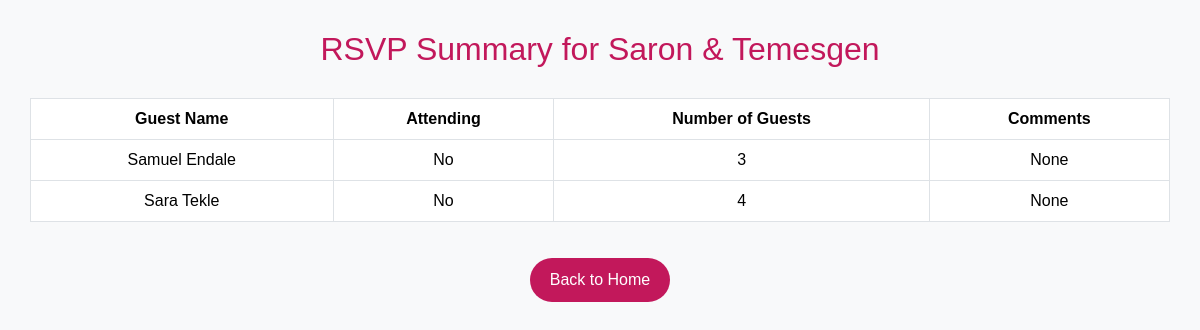
/rsvp-summary/, run on an earlier commit of the app's database.
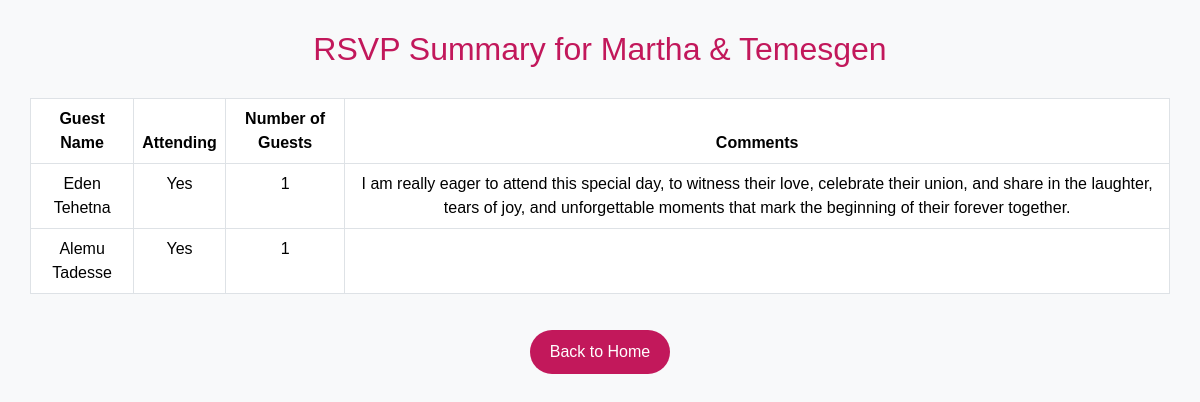
And on a later commit of the database.
### ForeverLove/models.py (models this page shows, shortened)
class Wedding(models.Model):
    bride_name = models.CharField(max_length=100, null=True, blank=True)
    groom_name = models.CharField(max_length=100, null=True, blank=True)
    wedding_date = models.DateField( null=True, blank=True)
    location = models.CharField(max_length=200, null=True, blank=True)
    story = models.TextField(null=True, blank=True)
    herStory=models.TextField(null=True, blank=True)
    hisStory=models.TextField(null=True, blank=True)
    how_we_met=models.TextField(null=True, blank=True)
    dateOfMeet=models.DateField(null=True, blank=True)
    first_date=models.TextField(null=True, blank=True)
    dateOfDate=models.DateField(null=True, blank=True)
    proposal=models.TextField(null=True, blank=True)
    dateOfProposal=models.DateField(null=True, blank=True)
    engagement=models.TextField(null=True, blank=True)
    dateOfEngagement=models.DateField(null=True, blank=True)
    marriage=models.TextField(null=True, blank=True)

class RSVP(models.Model):
    wedding = models.ForeignKey(Wedding, on_delete=models.CASCADE)
    guest = models.ForeignKey(Guest, on_delete=models.CASCADE)
    attending = models.BooleanField(null=True)
    number_of_guests=models.IntegerField(null=True, blank=True)
    comment=models.TextField(null=True, blank=True)
    responded_at = models.DateTimeField(auto_now_add=True)

class Guest(models.Model):
    wedding = models.ForeignKey(Wedding, on_delete=models.CASCADE)
    guest_name = models.CharField(max_length=100, null=True)

### ForeverLove/views.py (the view)
# urls.py: path('rsvp-summary/', rsvp_summary, name='rsvp_summary')
def rsvp_summary(request):
    wedding = Wedding.objects.last()
    rsvps = RSVP.objects.filter(wedding=wedding)
    context = {
        'wedding': wedding,
        'rsvps': rsvps
    }
    return render(request, 'rsvp_summary.html', context)

### ForeverLove/templates/rsvp_summary.html (shortened to what this page needs)
<!DOCTYPE html>
<html lang="en">
<head>
    <link href="https://cdn.jsdelivr.net/npm/bootstrap@5.3.2/dist/css/bootstrap.min.css" rel="stylesheet">
</head>
<body>
    <h2>RSVP Summary for {{ wedding.bride_name }} & {{ wedding.groom_name }}</h2>
    <table class="table table-bordered">
        <thead>
            <tr>
                <th>Guest Name</th>
                <th>Attending</th>
                <th>Number of Guests</th>
                <th>Comments</th>
            </tr>
        </thead>
        <tbody>
            {% for rsvp in rsvps %}
            <tr>
                <td>{{ rsvp.guest.guest_name }}</td>
                <td>{{ rsvp.attending|yesno:"Yes,No" }}</td>
                <td>{{ rsvp.number_of_guests }}</td>
                <td>{{ rsvp.comment }}</td>
            </tr>
            {% empty %}
            <tr>
                <td colspan="4" class="no-response">No responses yet.</td>
            </tr>
            {% endfor %}
        </tbody>
    </table>
    <div style="text-align: center;">
        <a href="{% url 'home' %}" class="back-btn">Back to Home</a>
    </div>
</body>
</html>

### ForeverLove/templates/rsvp_summary.html (style rules this page uses)
body { padding: 30px; background-color: #f8f9fa; font-family: Arial, sans-serif; }
h2 { text-align: center; margin-bottom: 30px; color: #c2185b; }
table { width: 100%; border-collapse: collapse; background-color: white; }
th, td { text-align: center; padding: 12px; border: 1px solid #dee2e6; }
th { background-color: #c2185b; color: white; }
tr:nth-child(even) { background-color: #f2f2f2; }
.back-btn { margin-top: 20px; display: inline-block; background-color: #c2185b; color: white; padding: 10px 20px; border-radius: 25px; text-decoration: none; }

What changed in the data, as far as the page shows it:
changed Wedding "Temesgen": bride_name "Saron" → "Martha"
changed RSVP: guest.guest_name "Samuel Endale" → "Eden Tehetna"; attending "No" → "Yes"; number_of_guests "3" → "1"; comment "None" → "I am really eager to attend this special day, to witness their love, celebrate their union, and share in the laughter, tears of joy, and unforgettable moments that mark the beginning of their forever together."
changed RSVP: guest.guest_name "Sara Tekle" → "Alemu Tadesse"; attending "No" → "Yes"; number_of_guests "4" → "1"; comment "None" → (not shown)
